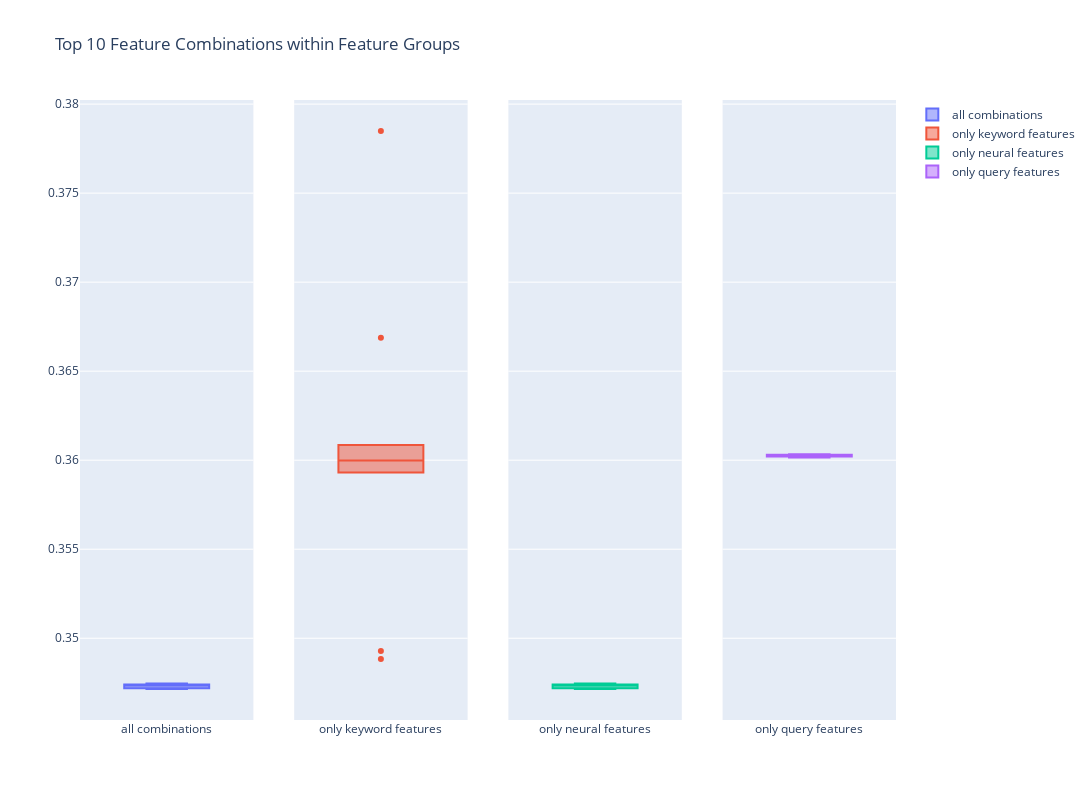

The cell this chart's notebook holds for it:
### Code cell
fig = make_subplots(rows=1, cols=4, shared_yaxes=True)

fig.add_trace(go.Box(y=df_agg_metrics.sort_values(by=['mean_rmse']).head(10)['mean_rmse'],
                     name="all combinations"),
              row=1, col=1)

fig.add_trace(go.Box(y=df_agg_metrics[df_agg_metrics['keyword_f_only'] == True].head(10)['mean_rmse'],
                    name="only keyword features"),
              row=1, col=2)

fig.add_trace(go.Box(y=df_agg_metrics[df_agg_metrics['neural_f'] == True].sort_values(by=['mean_rmse']).head(10)['mean_rmse'],
                    name="only neural features"),
              row=1, col=3)

fig.add_trace(go.Box(y=df_agg_metrics[df_agg_metrics['query_f_only'] == True].sort_values(by=['mean_rmse']).head(10)['mean_rmse'],
                    name="only query features"),
              row=1, col=4)

fig.update_layout(height=800, width=1100,
                  title_text="Top 10 Feature Combinations within Feature Groups")
fig.show()

### Figure 1 — Plotly figure (JSON) as saved in the notebook; plotly's stock layout.template omitted (floating-point values rounded to 4 significant figures)
{"data": [{"name": "all combinations", "type": "box", "xaxis": "x", "y": [0.3471, 0.3472, 0.3472, 0.3472, 0.3473, 0.3474, 0.3474, 0.3474, 0.3474, 0.3475], "yaxis": "y"}, {"name": "only keyword features", "type": "box", "xaxis": "x2", "y": [0.3609, 0.3608, 0.3785, 0.3488, 0.3593, 0.3593, 0.3669, 0.3493, 0.36, 0.36], "yaxis": "y2"}, {"name": "only neural features", "type": "box", "xaxis": "x3", "y": [0.3471, 0.3472, 0.3472, 0.3472, 0.3473, 0.3474, 0.3474, 0.3474, 0.3474, 0.3475], "yaxis": "y3"}, {"name": "only query features", "type": "box", "xaxis": "x4", "y": [0.3602, 0.3602, 0.3602, 0.3602, 0.3602, 0.3602, 0.3603, 0.3603, 0.3603, 0.3603], "yaxis": "y4"}], "layout": {"height": 800, "title": {"text": "Top 10 Feature Combinations within Feature Groups"}, "width": 1100, "xaxis": {"anchor": "y", "autorange": true, "domain": [0, 0.2125], "range": [-0.5, 0.5], "type": "category"}, "xaxis2": {"anchor": "y2", "autorange": true, "domain": [0.2625, 0.475], "range": [-0.5, 0.5], "type": "category"}, "xaxis3": {"anchor": "y3", "autorange": true, "domain": [0.525, 0.7375], "range": [-0.5, 0.5], "type": "category"}, "xaxis4": {"anchor": "y4", "autorange": true, "domain": [0.7875, 1], "range": [-0.5, 0.5], "type": "category"}, "yaxis": {"anchor": "x", "autorange": true, "domain": [0, 1], "range": [0.3454, 0.3802], "type": "linear"}, "yaxis2": {"anchor": "x2", "autorange": true, "domain": [0, 1], "matches": "y", "range": [0.3454, 0.3802], "showticklabels": false, "type": "linear"}, "yaxis3": {"anchor": "x3", "autorange": true, "domain": [0, 1], "matches": "y", "range": [0.3454, 0.3802], "showticklabels": false, "type": "linear"}, "yaxis4": {"anchor": "x4", "autorange": true, "domain": [0, 1], "matches": "y", "range": [0.3454, 0.3802], "showticklabels": false, "type": "linear"}}}
